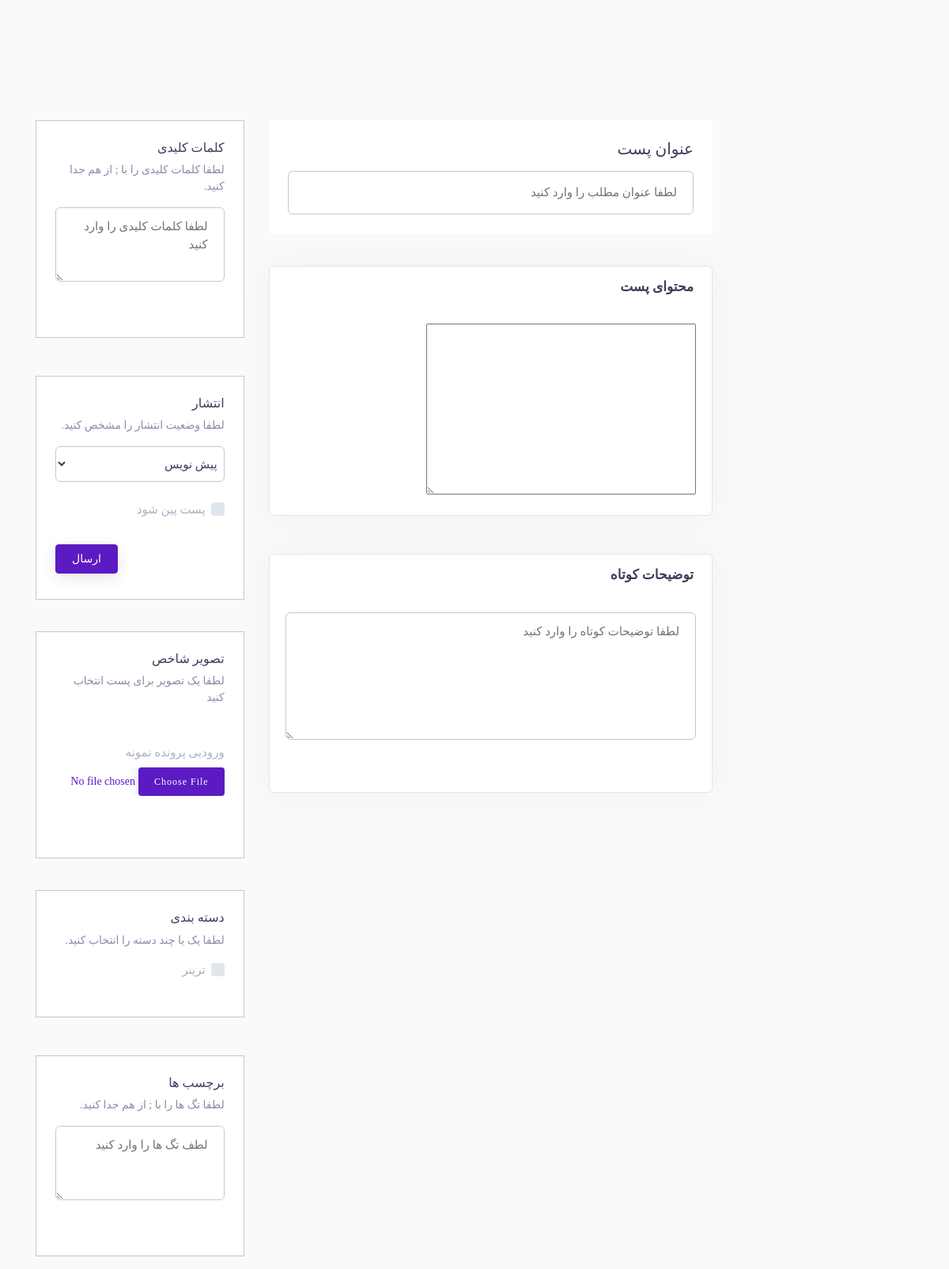
Page /dashbaord/article/add on the earlier database version.
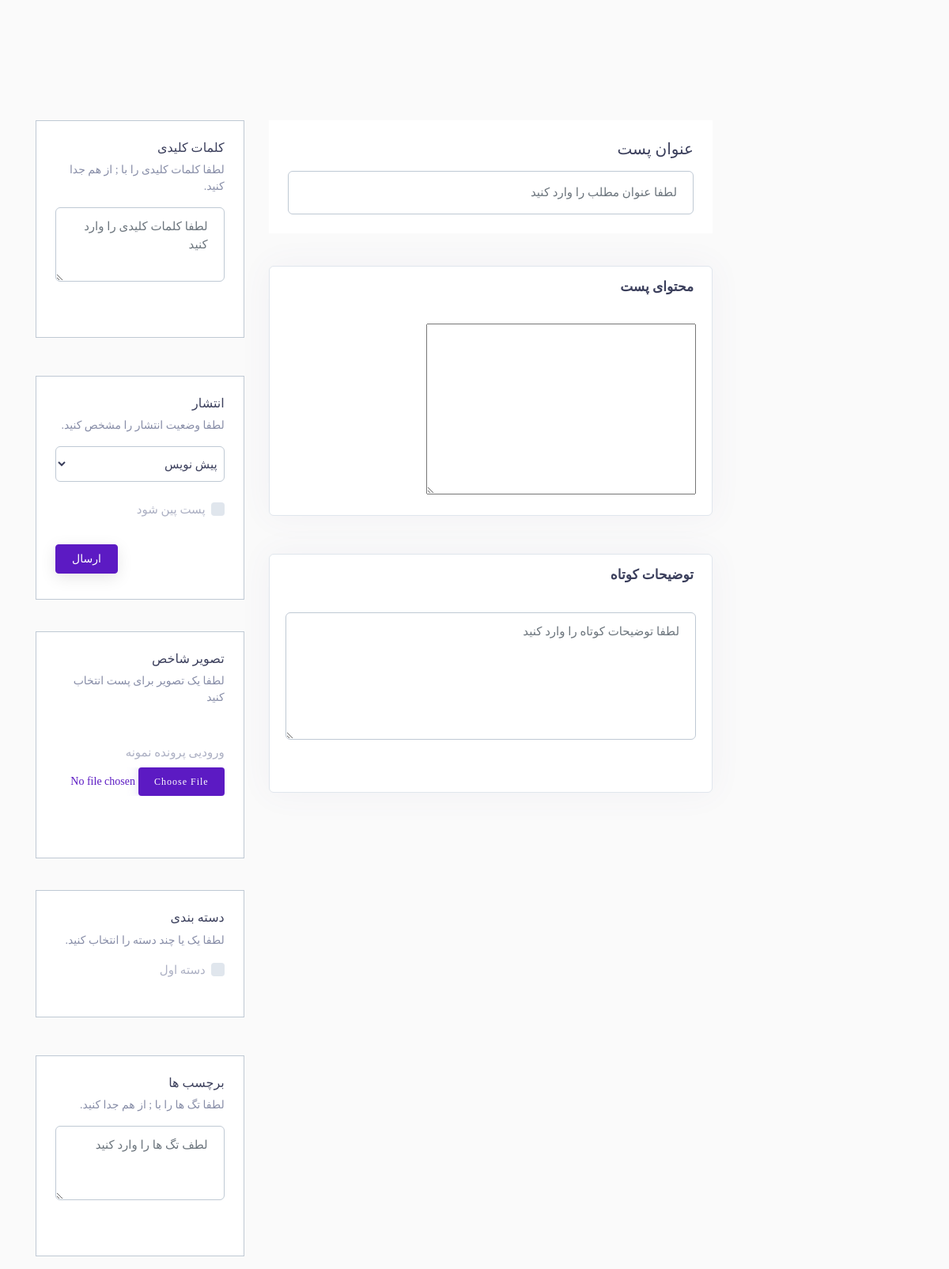
Same page on the later database version.
### Post/models.py (models this page shows, shortened)
class ArticleCategories(models.Model):
    title = models.CharField(max_length=50, verbose_name="عنوان دسته")
    url = models.TextField(unique=True, verbose_name="آدرس دسته بندی")
    def __str__(self):
        return self.title

### Post/views.py (the view, shortened to what this page needs)
# urls.py: path('article/add', views.PostAdd.as_view(), name="post_add_admin"),
class PostAdd(FormView):
    template_name = 'Post/addPost.html'
    form_class = AddArticleForm
    success_url = reverse_lazy('post_admin')

### admin_panel/context_processors.py (called while the page is built)
def SiteInformations(request):
	site = PublicSettings.objects.latest('-id')
	return {
	'title': site.title,
    'logoIcon':site.logoIcon.url,
    'logoSite':site.logoSite.url
	}

### Post/templates/Post/addPost.html (shortened to what the changed rows need)
{% extends 'shared/base.html' %}
{% load static %}
{% load poll_extras %}
{% block header_reference %}
<link rel="stylesheet" type="text/css" href="{% static 'admin_panel/assets/css/forms/theme-checkbox-radio.css' %}">
    <link href="{% static 'admin_panel/assets/css/tables/table-basic.css' %}" rel="stylesheet" type="text/css">
{% endblock %}
    {% block content %}
<form action="{% url 'post_add_admin' %}" method="post" enctype="multipart/form-data"  class="row layout-top-spacing mx-4 flex align-items-start ">
        <div class="col-lg-4">
            <div class="row ">
                <div class="col-lg-12 mx-auto mt-2 p-3 px-2 ">
                    <div class=" bg-white p-4  " style="border:1px solid #bfc9d4">
                        <div class="widget-header">
                            <div class="row">
                                <div id="flFormsGrid" class="col-lg-12 ">
                                    <div class="   box-shadow">
                                        <div class="widget-header">
                                            <div class="row">
                                                <div class="col-xl-12 col-md-12 col-sm-12 col-12">
                                           <div class="form-group mt-3">
{% for choice_id, choice_label in form.categories.field.choices  %}
    <div class="n-chk">
     <label class="new-control new-checkbox new-checkbox-text checkbox-primary">
      <span class="new-control-indicator"></span><span class="new-chk-content">{{ choice_label }}</span>
    </label>
</div>
   {% endfor %}
                                                    </div>
                                                </div>
                                            </div>
                                        </div>
                                    </div>
                                </div>
                            </div>
                        </div>
                    </div>
                </div>
            </div>
        </div>
 </form>
    {% endblock %}

Differences in the rows shown:
removed ArticleCategories: choices "ترینر"
added ArticleCategories: choices "دسته اول"
